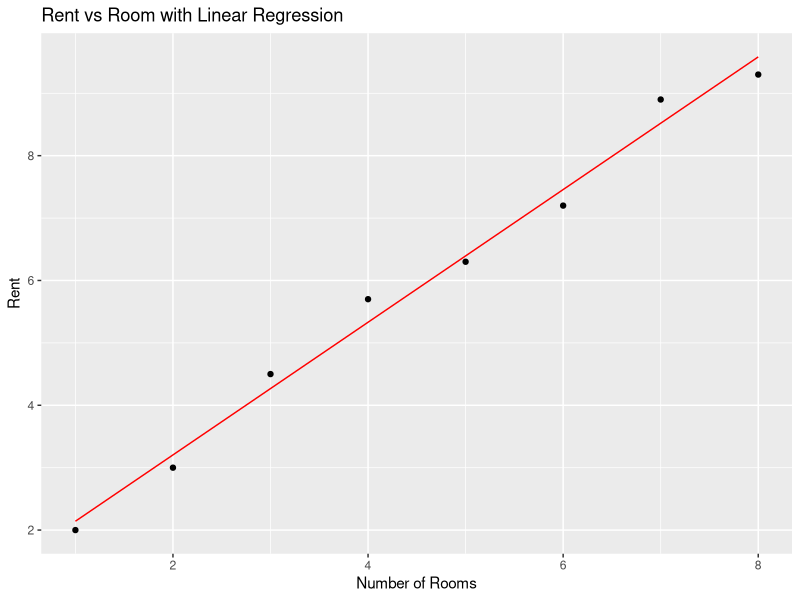

Reproduce this figure in R.
# Filename: _073_linear_regression.R
# Title: Simple linear regression in R
# Author: Raghava | GitHub: @raghavtwenty
# Date Created: June 29, 2024 | Last Updated: June 29, 2024
# Language: R | Version: 4.4.0

# Check if ggplot2 is installed, install it if necessary
if (!requireNamespace("ggplot2", quietly = TRUE)) {
  install.packages("ggplot2")
}

# Load necessary libraries
library(ggplot2)

# Read the dataset
house_data <- read.csv("datasets/house_data.csv")

# Display the dataset
print(house_data)

# Perform simple linear regression
model <- lm(rent ~ room, data = house_data)

# Summarize the model
summary(model)

# Plot the actual vs predicted rent values
predicted_rent <- predict(model, house_data)
house_data$predicted_rent <- predicted_rent

# Generate ggplot object
plot <- ggplot(house_data, aes(x = room, y = rent)) +
  geom_point() +
  geom_line(aes(y = predicted_rent), color = "red") +
  labs(title = "Rent vs Room with Linear Regression",
       x = "Number of Rooms",
       y = "Rent")

# Print the plot
print(plot)

# Function to predict rent based on user input
predict_rent <- function(new_room) {
  new_data <- data.frame(room = new_room)
  predicted_rent <- predict(model, new_data)
  return(predicted_rent)
}

# Example user input
new_room <- as.numeric(readline(prompt = "Enter the number of rooms: "))
predicted_rent_for_new_room <- predict_rent(new_room)

cat("Predicted rent for", new_room, "room(s):", predicted_rent_for_new_room, "\n")
